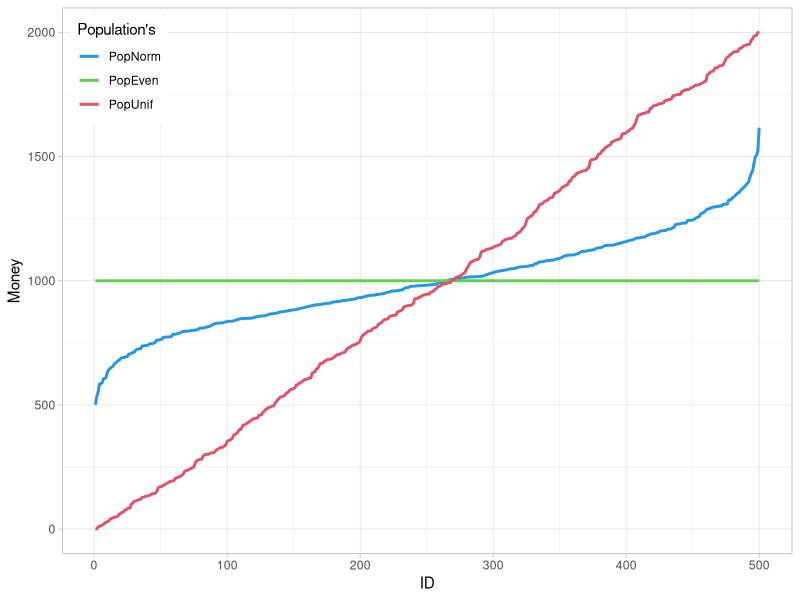
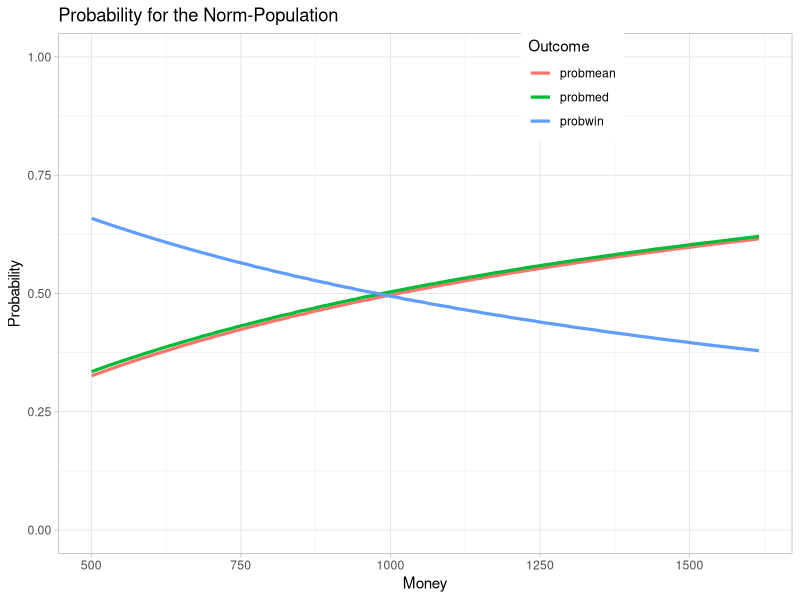
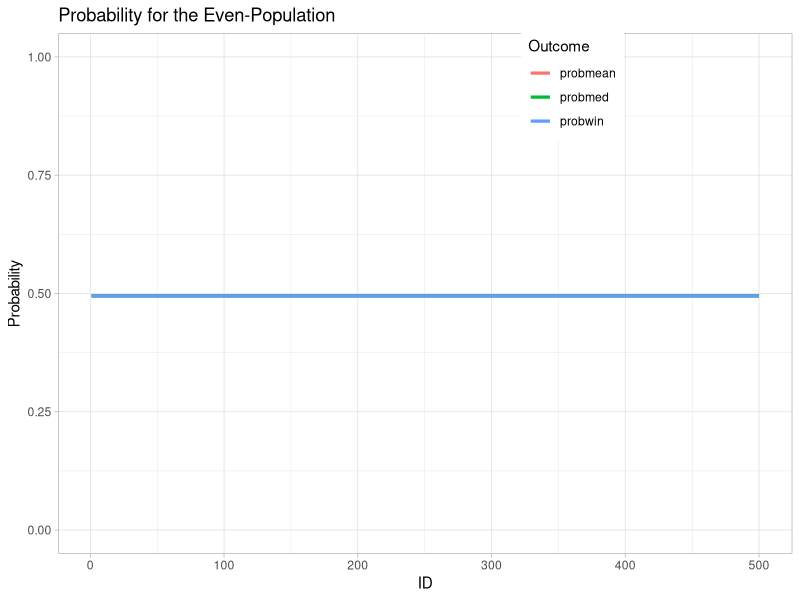
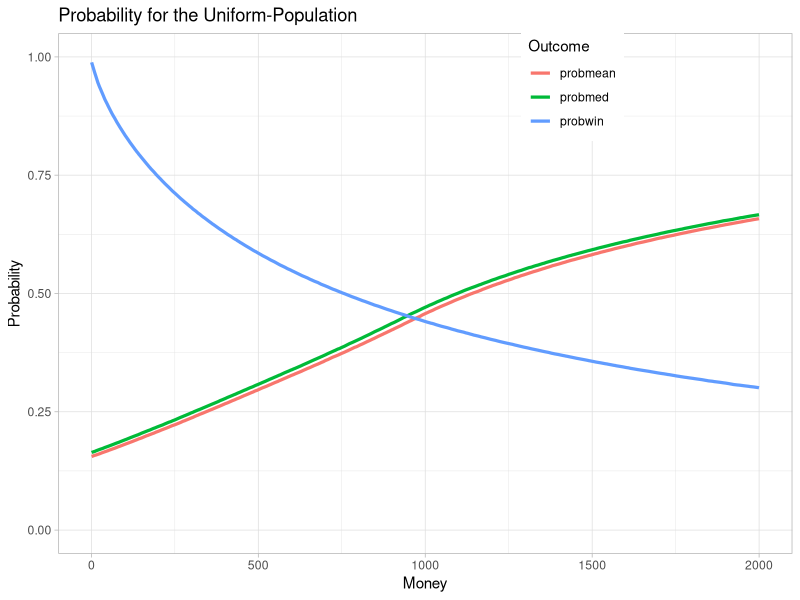
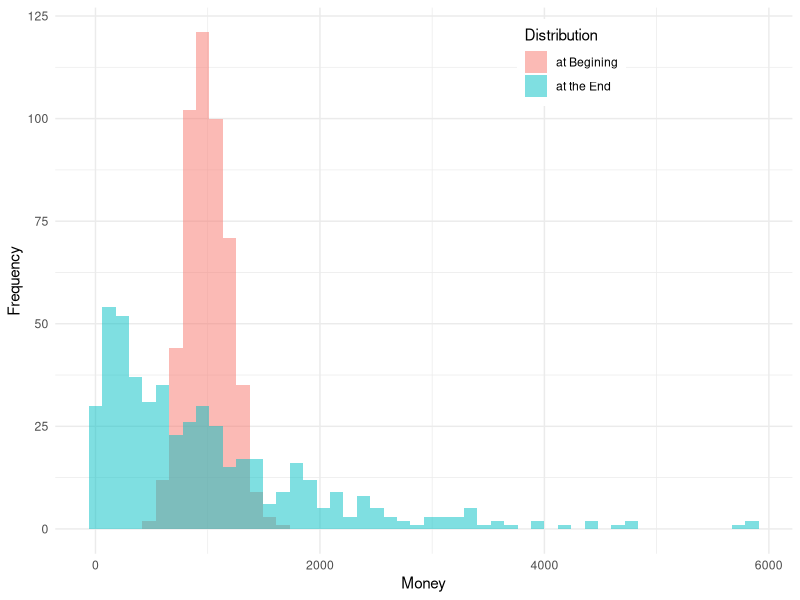
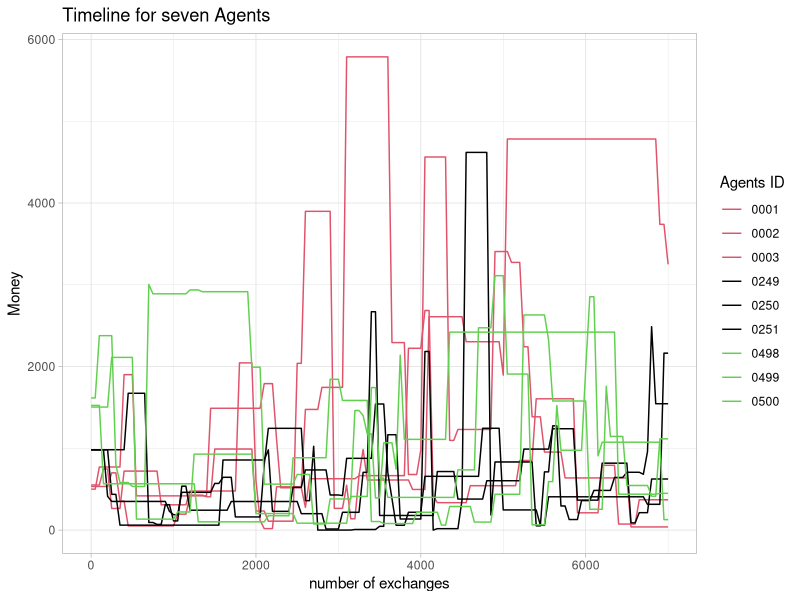

These charts were generated, in order, by the following R code: (Note: this script raises an error after producing the figures.)
library(tidyr)
library(dplyr)
library(ggplot2)

nA = 500          # number of Agents
ID = seq_len(nA)  # ID of the Agents
M0pop = 1000      # Mean amount of Money in the Start-Population


# generating Start-Population

CHF_T0 <- data.frame( ID = ID,
                      PopNorm = sort(
                                 rnorm(nA, mean = M0pop, sd = 0.2 * M0pop)
                                ),
                       PopUnif = sort(
                                  runif(nA, min = 0, max = M0pop *2)
                                ),
                       PopEven = rep(M0pop, times = nA)
                       )

# ploting Start-Population

Fig01 <- pivot_longer(data.frame(CHF_T0),
                      cols = !matches("ID"),
                      names_to = "Population",
                      values_to = "Money"
                      )

Fig01$Population <- factor(Fig01$Population,
                           levels = c("PopNorm",
                                      "PopEven",
                                      "PopUnif")
                          )

ggplot(data = Fig01, aes(x = ID, y = Money, color = Population)) +
  geom_line(linewidth = 1) +
  scale_color_manual(name = "Population's",
                     values = c("PopNorm" = 4,
                                "PopEven" = 3,
                                "PopUnif" = 2)) +
  theme_light() +
  theme(legend.position = c(0.01, 0.99),
        legend.justification = c(0, 1),
        legend.background = element_rect(fill = "white"))

# generating split-options

SplitOpt <- list(Random1 = seq(0, 100) / 100,
                 Random10 = seq(0, 10) / 10,
                 Halve = c( 0.5 )
                 )

# calculating the Probability for the next exchange

prob <- function(M_dist, S_Opt) {
  Dist <- data.frame(Money = M_dist,
                     probwin = 0,
                     probmed = 0,
                     probmean = 0
                     )
  Sum <- data.frame(Money = c(min(Dist$Money),
                              max(Dist$Money),
                              median(Dist$Money),
                              mean(Dist$Money)
                              ),
                    probwin = 0,
                    probmed = 0,
                    probmean = 0
                    )
  rownames(Sum) <- c("min", "max", "med", "mean")
  M_Med <- Sum["med", "Money"]
  M_Mean <- Sum["mean", "Money"]
  for(i in 1:nrow(Dist)) {
    M_A <- Dist[i,"Money"]
    M_oA <- Dist[c(-i),"Money"]
    pwin <- M_oA*0
    pmed <- M_oA*0
    pmean <- M_oA*0
    for(ii in 1:NROW(M_oA)) {
      Pot <- M_A + M_oA[ii]
      M_out <- S_Opt * Pot
      pwin[ii] <- NROW(M_out[ M_out > M_A ]) / NROW(M_out)
      pmed[ii] <- NROW(M_out[ M_out > M_Med ]) / NROW(M_out)
      pmean[ii] <- NROW(M_out[ M_out > M_Mean ]) / NROW(M_out)
    }
    Dist[i,"probwin"] <- mean(pwin)
    Dist[i,"probmed"] <- mean(pmed)
    Dist[i,"probmean"] <- mean(pmean)
  }
  for (i in c("probwin","probmed","probmean")) {
    Sum[[i]] = c(min(Dist[[i]]),
                    max(Dist[[i]]),
                    median(Dist[[i]]),
                    mean(Dist[[i]])
    )
  }

  Output <- list(Sum = Sum, Dist = Dist)
  return(Output)
}

ntest <- 6
df <- prob(rep(100, times = ntest),SplitOpt$Random1)
round(df$Dist, digits = 2)
round(df$Sum, digits = 2)

df$Dist$Money[1] <- 50
df$Dist$Money[2] <- 150

df <- prob(df$Dist$Money,SplitOpt$Random1)
round(df$Dist, digits = 2)
round(df$Sum, digits = 2)

df$Dist$Money[3] <- 200
df$Dist$Money[2] <- 50

df <- prob(df$Dist$Money,SplitOpt$Random1)
round(df$Dist, digits = 2)
round(df$Sum, digits = 2)

CHF_T0[,c("ID", "PopNorm")]

probNorm <- prob(CHF_T0$PopNorm,SplitOpt$Random1)

Fig02 <- pivot_longer(data.frame(probNorm$Dist),
                      cols = starts_with("p"),
                      names_to = "Outcome",
                      values_to = "Probability"
)

ggplot(data = Fig02, aes(x = Money, y = Probability, color = Outcome)) +
  geom_line(linewidth = 1.1) +
  ylim(0, 1) +
  ggtitle("Probability for the Norm-Population") +
  theme_light() +
  theme(legend.position = c(0.7, 0.9),
        legend.background = element_rect(fill = "white"))

probEven <- prob(CHF_T0$PopEven,SplitOpt$Random1)

Fig03 <- pivot_longer(data.frame(ID = ID, probEven$Dist),
                      cols = starts_with("p"),
                      names_to = "Outcome",
                      values_to = "Probability"
)

ggplot(data = Fig03, aes(x = ID, y = Probability, color = Outcome)) +
  geom_line(linewidth = 1.1) +
  ylim(0, 1) +
  ggtitle("Probability for the Even-Population") +
  theme_light() +
  theme(legend.position = c(0.7, 0.9),
        legend.background = element_rect(fill = "white"))

probUnif <- prob(CHF_T0$PopUnif,SplitOpt$Random1)

Fig04 <- pivot_longer(data.frame(probUnif$Dist),
                      cols = starts_with("p"),
                      names_to = "Outcome",
                      values_to = "Probability"
)

ggplot(data = Fig04, aes(x = Money, y = Probability, color = Outcome)) +
  geom_line(linewidth = 1.1) +
  ylim(0, 1) +
  ggtitle("Probability for the Uniform-Population") +
  theme_light() +
  theme(legend.position = c(0.7, 0.9),
        legend.background = element_rect(fill = "white"))


# Simulation


ecosim <- function( n, M_dist, S_Opt, TL = 0 ) {
  df <- data.frame(ID=seq(1,NROW(M_dist)),
                   nE=0,
                   MT_S=M_dist,
                   MT_E=M_dist
                   )
  if (TL > 0) {
    M_TL <- data.frame(n0 = df$MT_S)
  }
  for(i in 1:n) {
    rdf <- sample(df$ID, size=2)
    rds <- sample(S_Opt, size=1)
    df[rdf,"nE"] <- df[rdf,"nE"] + 1
    df[rdf,"MT_E"] <- sum( df[rdf,"MT_E"]) * c(rds, 1-rds)
    if ( TL > 0 ) {
      if ( i %% TL == 0) {
        M_TL [[paste0("n",i)]]<- df$MT_E
      }
    }
  }
  Output <- list("Sum" = df)
  if ( TL > 0 ) {
    rownames(M_TL) <- df$ID
    Output$Timeline <- M_TL
  }
  return(Output)
}



df <- ecosim(7000, CHF_T0$PopNorm, SplitOpt$Random1, TL = 50)

summary(df$Sum)
df$Timeline

Fig05 <- pivot_longer(data.frame(df$Sum),
                      cols = starts_with("MT"),
                      names_to = "Distribution",
                      values_to = "Money"
)

Fig05$Distribution <-recode(Fig05$Distribution,
                            "MT_S" = "at Begining",
                            "MT_E" = "at the End")

ggplot(Fig05, aes(x = Money, fill = Distribution)) +
  geom_histogram(position = "identity", alpha = 0.5, bins = 50) +
  ylab("Frequency") +
  theme_minimal() +
  theme(legend.position = c(0.7, 0.9),
        legend.background = element_rect(fill = "white", color = NA))



MTime <- data.frame(ID,df$Timeline)

sID <- c(1,2,3,nA/2-1,nA/2,nA/2+1,nA-2,nA-1,nA)
sMTime <- MTime[sID,]

Fig06 <- pivot_longer(data.frame(sMTime),
                      cols = !matches("ID"),
                      names_to = "Time",
                      names_prefix = "n",
                      names_transform = list(Time = as.integer),
                      values_to = "Money"
)

Fig06$ID <- sprintf("%04d", Fig06$ID)

ggplot(data = Fig06, aes(x = Time, y = Money, color = ID)) +
  geom_line() +
  ggtitle("Timeline for seven Agents") +
  xlab("number of exchanges") +
  labs(color = "Agents ID") +
  scale_color_manual(values = c(2,2,2, 1,1, 1,3,3,3)) +
  theme_light() +
  theme(legend.position = "right",
        legend.background = element_rect(fill = "white"))

pT <- 2
pT <- 7
pT <- 12
pT <- NCOL(MTime)


probNormT <- prob(MTime[,pT],SplitOpt$Random1)


Fig07 <- pivot_longer(data.frame(probNormT$Dist),
                      cols = starts_with("p"),
                      names_to = "Outcome",
                      values_to = "Probability"
)

Fig07l <- probNormT$Sum

Fig07l["med","Money"]

subTitle <- gsub("n", "",names(MTime)[pT])


ggplot(data = Fig07, aes(x = Money, y = Probability, color = Outcome)) +
  geom_point( alpha = 0.5, size = 1.5) +
  scale_color_manual(values = c(2, 3, 1)) +
  ylim(0, 1) +
  xlim(0, 5500) +

  geom_vline(xintercept = PopMed,
             linetype = "solid",
             color = "black") +
  annotate("text",
           x = Fig07l["med","Money"],
           y = 0,
           hjust = 0,
           label = paste(" Population Median =", round(Fig07l["med","Money"], 0)),
           color = "black") +

  geom_vline(xintercept = Fig07l["mean","Money"],
             linetype = "dashed",
             color = "black") +
  annotate("text",
           x = PopMean,
           y = 0.08,
           hjust = 0,
           label = paste(" Population Mean =", round(Fig07l["mean","Money"], 0)),
           color = "black") +

  geom_hline(yintercept = Fig07l["mean","probmed"],
             linetype = "solid",
             color = 3) +
  annotate("text",
           x = 5500,
           y = Fig07l["mean","probmed"] * 1.05,
           hjust = 1,
           vjust = 0,
           label = paste(" Population Probability =", round(Fig07l["mean","probmed"], 2)),
           color = 3) +

  geom_hline(yintercept = Fig07l["mean","probmean"],
             linetype = "solid",
             color = 2) +
  annotate("text",
           x = 5500,
           y = Fig07l["mean","probmean"]*0.95,
           hjust = 1,
           vjust = 1,
           label = paste(" Population Probability =", round(Fig07l["mean","probmean"], 2)),
           color = 2) +

  labs(title = "Probability for the Norm-Population") +
  annotate("text",
           x = 0,
           y = 1,
           hjust = 0,
           vjust = 0,
           label = paste(" (number of exchanges = ", subTitle, ")"),
           color = "black") +

  theme_light() +
  theme(legend.position = c(0.93, 0.95),
        legend.background = element_rect(fill = "white"))



probt <- function(M_dist, S_Opt) {
  pnt <- prob(M_dist[,1],S_Opt)
  tx <- as.numeric(gsub("n", "",colnames(M_dist)[1]))
  pnts <- data.frame(Time = rep(tx, times = 4),
                     Res = colnames(pnt$Sum),
                     t(pnt$Sum)
                     )
  for(i in 2:ncol(M_dist)) {
    pnt <- prob(M_dist[,i],S_Opt)
    tx <- as.numeric(gsub("n", "",colnames(M_dist)[i]))
    pnti <- data.frame(Time = rep(tx, times = 4),
                       Res = colnames(pnt$Sum),
                       t(pnt$Sum)
                       )
    pnts <- rbind(pnts,pnti)
  }
  rownames(pnts) <- NULL
  return(pnts)
}

probNormt <- probt(df$Timeline,SplitOpt$Random1)
probNormt


Fig08 <- probNormt[probNormt$Res=="Money",]

ggplot(data = Fig08, aes(x = Time)) +
  geom_ribbon(aes(ymin = min, ymax = max), fill = 4, alpha = 0.1) +
  geom_line(aes(y = min), color = 4, linetype = "dotted", size = 0.8) +
  geom_line(aes(y = max), color = 4, linetype = "dotted", size = 0.8) +
  geom_line(aes(y = mean, color = "Mean", linetype = "Mean"), size = 1) +
  geom_line(aes(y = med, color = "Median", linetype = "Median"), size = 1) +
  ggtitle("Timeline - Money") +
  xlab("number of exchanges") +
  ylab("Money") +
  scale_color_manual(name = "Population", values = c("Mean" = 4, "Median" = 4)) +
  scale_linetype_manual(name = "Population", values = c("Mean" = "dashed", "Median" = "solid")) +
  theme_light() +
  theme(legend.position = c(0.01, 1),
        legend.justification = c(0, 1),
        legend.background = element_rect(fill = "white"))

Fig09 <- probNormt[probNormt$Res=="probwin",]

ggplot(data = Fig09, aes(x = Time)) +
  geom_line(aes(y = mean, color = "Mean", linetype = "Mean"), size = 1) +
  geom_line(aes(y = med, color = "Median", linetype = "Median"), size = 1) +
  ggtitle("Timeline - Probability to gain Money") +
  xlab("number of exchanges") +
  ylab("Probability") +
  ylim(0.45, 0.55) +
  scale_color_manual(name = "Population", values = c("Mean" = 1, "Median" = 1)) +
  scale_linetype_manual(name = "Population", values = c("Mean" = "dashed", "Median" = "solid")) +
  theme_light() +
  theme(legend.position = c(0.01, 1),
        legend.justification = c(0, 1),
        legend.background = element_rect(fill = "white"))

Fig10 <- probNormt[probNormt$Res=="probmed",]

ggplot(data = Fig10, aes(x = Time)) +
  geom_line(aes(y = mean, color = "Mean", linetype = "Mean"), size = 1) +
  geom_line(aes(y = med, color = "Median", linetype = "Median"), size = 1) +
  ggtitle("Timeline - Probability to gain more than the Median of Money") +
  xlab("number of exchanges") +
  ylab("Probability") +
  ylim(0.45, 0.55) +
  scale_color_manual(name = "Population", values = c("Mean" = 3, "Median" = 3)) +
  scale_linetype_manual(name = "Population", values = c("Mean" = "dashed", "Median" = "solid")) +
  theme_light() +
  theme(legend.position = c(0.01, 1),
        legend.justification = c(0, 1),
        legend.background = element_rect(fill = "white"))

Fig11 <- probNormt[probNormt$Res=="probmean",]

ggplot(data = Fig11, aes(x = Time)) +
  geom_line(aes(y = mean, color = "Mean", linetype = "Mean"), size = 1) +
  geom_line(aes(y = med, color = "Median", linetype = "Median"), size = 1) +
  ggtitle("Timeline - Probability to gain more than the Mean of Money") +
  xlab("number of exchanges") +
  ylab("Probability") +
  ylim(0.25, 0.55) +
  scale_color_manual(name = "Population", values = c("Mean" = 2, "Median" = 2)) +
  scale_linetype_manual(name = "Population", values = c("Mean" = "dashed", "Median" = "solid")) +
  theme_light() +
  theme(legend.position = c(1, 1),
        legend.justification = c(1, 1),
        legend.background = element_rect(fill = "white"))

Fig12 <- probNormt[probNormt$Res!="Money",c("Time","Res","mean")]

ggplot(data = Fig12, aes(x = Time, y = mean, color = Res)) +
  geom_line(size = 1) +
  scale_color_manual(name = NULL, values = c(2, 3, 1),
                     labels = c("gain more than the Mean",
                                "gain more than the Median",
                                "gain")) +
  ggtitle("Probability to ... of Money - Timeline") +
  xlab("number of exchanges") +
  ylab("Mean-Probability in the Population") +
  ylim(0.35, 0.55) +
  theme_light() +
  theme(legend.position = c(0.01, 1),
        legend.justification = c(0, 1),
        legend.background = element_rect(fill = "white"))



